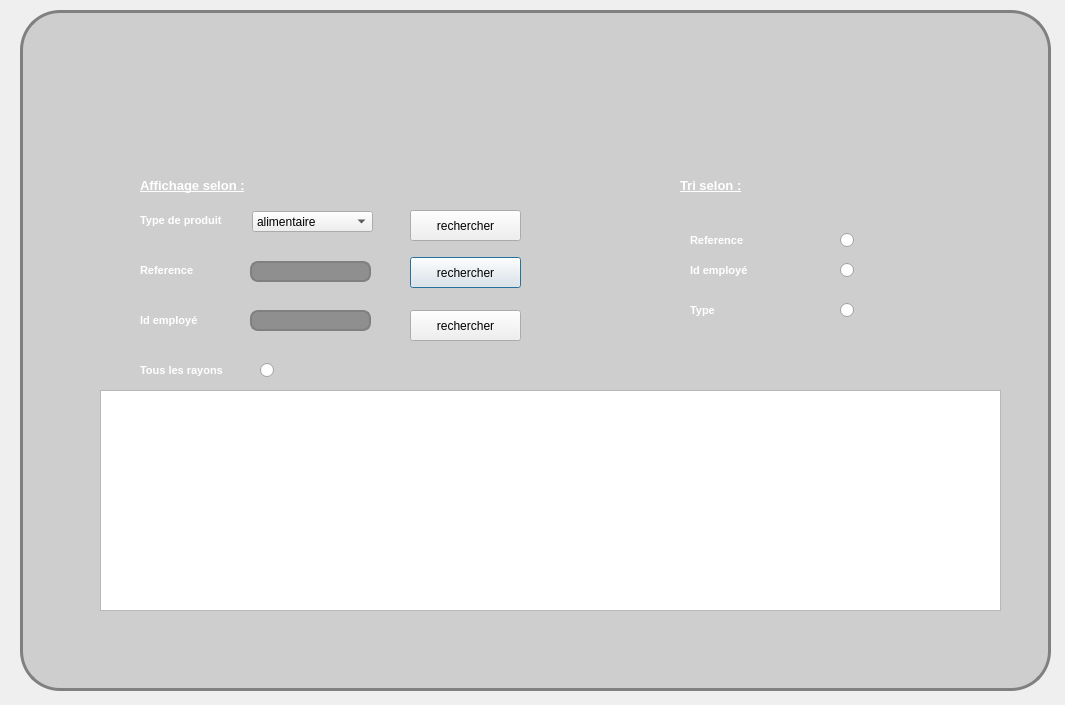
<?xml version="1.0" encoding="UTF-8"?>
<ui version="4.0">
 <class>AFFICHER</class>
 <widget class="QDialog" name="AFFICHER">
  <property name="geometry">
   <rect>
    <x>0</x>
    <y>0</y>
    <width>1065</width>
    <height>705</height>
   </rect>
  </property>
  <property name="windowTitle">
   <string>Dialog</string>
  </property>
  <property name="styleSheet">
   <string notr="true">#AFFICHER {
background: url(:/img/fdaffiche.jpg);
}


#groupBox {
border: 3px solid gray;
border-radius: 40px;
background: rgb(206, 206, 206);
}

QLineEdit {
padding: 1px;
border-style: solid;
border: 2px solid gray;
border-radius: 8px;
background-color: rgb(143, 143, 143);

}
QLabel{
color: rgb(255, 255, 255);
}
</string>
  </property>
  <widget class="QGroupBox" name="groupBox">
   <property name="geometry">
    <rect>
     <x>20</x>
     <y>10</y>
     <width>1031</width>
     <height>681</height>
    </rect>
   </property>
   <property name="font">
    <font>
     <pointsize>16</pointsize>
     <weight>75</weight>
     <bold>true</bold>
     <underline>true</underline>
    </font>
   </property>
   <property name="styleSheet">
    <string notr="true">#groupBox{
background: url(:/boutonok/a.jpg);
}</string>
   </property>
   <property name="title">
    <string/>
   </property>
   <widget class="QLabel" name="label">
    <property name="geometry">
     <rect>
      <x>120</x>
      <y>190</y>
      <width>121</width>
      <height>41</height>
     </rect>
    </property>
    <property name="font">
     <font>
      <pointsize>8</pointsize>
      <weight>75</weight>
      <bold>true</bold>
      <underline>false</underline>
     </font>
    </property>
    <property name="styleSheet">
     <string notr="true">#label{
color: rgb(255, 255, 255);
}</string>
    </property>
    <property name="text">
     <string>Type de produit</string>
    </property>
   </widget>
   <widget class="QLabel" name="label_2">
    <property name="geometry">
     <rect>
      <x>120</x>
      <y>160</y>
      <width>161</width>
      <height>31</height>
     </rect>
    </property>
    <property name="font">
     <font>
      <pointsize>10</pointsize>
      <weight>75</weight>
      <bold>true</bold>
      <underline>true</underline>
     </font>
    </property>
    <property name="styleSheet">
     <string notr="true">#label_2{
color: rgb(255, 255, 255);
}</string>
    </property>
    <property name="text">
     <string>Affichage selon :</string>
    </property>
   </widget>
   <widget class="QLabel" name="label_4">
    <property name="geometry">
     <rect>
      <x>120</x>
      <y>290</y>
      <width>101</width>
      <height>41</height>
     </rect>
    </property>
    <property name="font">
     <font>
      <pointsize>8</pointsize>
      <weight>75</weight>
      <bold>true</bold>
      <underline>false</underline>
     </font>
    </property>
    <property name="styleSheet">
     <string notr="true">#label_4{
color: rgb(255, 255, 255);
}</string>
    </property>
    <property name="text">
     <string>Id employé</string>
    </property>
   </widget>
   <widget class="QLabel" name="label_5">
    <property name="geometry">
     <rect>
      <x>120</x>
      <y>340</y>
      <width>101</width>
      <height>41</height>
     </rect>
    </property>
    <property name="font">
     <font>
      <pointsize>8</pointsize>
      <weight>75</weight>
      <bold>true</bold>
      <underline>false</underline>
     </font>
    </property>
    <property name="styleSheet">
     <string notr="true">#label_5{
color: rgb(255, 255, 255);
}</string>
    </property>
    <property name="text">
     <string>Tous les rayons</string>
    </property>
   </widget>
   <widget class="QRadioButton" name="radioButton_4">
    <property name="geometry">
     <rect>
      <x>240</x>
      <y>350</y>
      <width>21</width>
      <height>20</height>
     </rect>
    </property>
    <property name="text">
     <string/>
    </property>
   </widget>
   <widget class="QComboBox" name="comboBox">
    <property name="geometry">
     <rect>
      <x>232</x>
      <y>201</y>
      <width>121</width>
      <height>21</height>
     </rect>
    </property>
    <item>
     <property name="text">
      <string>alimentaire</string>
     </property>
    </item>
    <item>
     <property name="text">
      <string>cosmetique</string>
     </property>
    </item>
    <item>
     <property name="text">
      <string>entretien</string>
     </property>
    </item>
    <item>
     <property name="text">
      <string>vestimentaire</string>
     </property>
    </item>
    <item>
     <property name="text">
      <string>electromenager</string>
     </property>
    </item>
    <item>
     <property name="text">
      <string>bureautique</string>
     </property>
    </item>
   </widget>
   <widget class="QTableView" name="tableView">
    <property name="geometry">
     <rect>
      <x>80</x>
      <y>380</y>
      <width>901</width>
      <height>221</height>
     </rect>
    </property>
   </widget>
   <widget class="QPushButton" name="pushButton_2">
    <property name="geometry">
     <rect>
      <x>390</x>
      <y>247</y>
      <width>111</width>
      <height>31</height>
     </rect>
    </property>
    <property name="text">
     <string>rechercher</string>
    </property>
   </widget>
   <widget class="QLabel" name="label_3">
    <property name="geometry">
     <rect>
      <x>120</x>
      <y>240</y>
      <width>121</width>
      <height>41</height>
     </rect>
    </property>
    <property name="font">
     <font>
      <pointsize>8</pointsize>
      <weight>75</weight>
      <bold>true</bold>
      <underline>false</underline>
     </font>
    </property>
    <property name="styleSheet">
     <string notr="true">#label_3{
color: rgb(255, 255, 255);
}</string>
    </property>
    <property name="text">
     <string>Reference</string>
    </property>
   </widget>
   <widget class="QLineEdit" name="lineEdit">
    <property name="geometry">
     <rect>
      <x>230</x>
      <y>251</y>
      <width>121</width>
      <height>21</height>
     </rect>
    </property>
   </widget>
   <widget class="QLineEdit" name="lineEdit_2">
    <property name="geometry">
     <rect>
      <x>230</x>
      <y>300</y>
      <width>121</width>
      <height>21</height>
     </rect>
    </property>
   </widget>
   <widget class="QLabel" name="label_6">
    <property name="geometry">
     <rect>
      <x>660</x>
      <y>160</y>
      <width>161</width>
      <height>31</height>
     </rect>
    </property>
    <property name="font">
     <font>
      <pointsize>10</pointsize>
      <weight>75</weight>
      <bold>true</bold>
      <underline>true</underline>
     </font>
    </property>
    <property name="styleSheet">
     <string notr="true">#label_6{
colour: rgb(255, 255, 255);
}</string>
    </property>
    <property name="text">
     <string>Tri selon :</string>
    </property>
   </widget>
   <widget class="QLabel" name="label_7">
    <property name="geometry">
     <rect>
      <x>670</x>
      <y>240</y>
      <width>101</width>
      <height>41</height>
     </rect>
    </property>
    <property name="font">
     <font>
      <pointsize>8</pointsize>
      <weight>75</weight>
      <bold>true</bold>
      <underline>false</underline>
     </font>
    </property>
    <property name="styleSheet">
     <string notr="true">#label_7{
color: rgb(255, 255, 255);
}</string>
    </property>
    <property name="text">
     <string>Id employé</string>
    </property>
   </widget>
   <widget class="QLabel" name="label_8">
    <property name="geometry">
     <rect>
      <x>670</x>
      <y>210</y>
      <width>121</width>
      <height>41</height>
     </rect>
    </property>
    <property name="font">
     <font>
      <pointsize>8</pointsize>
      <weight>75</weight>
      <bold>true</bold>
      <underline>false</underline>
     </font>
    </property>
    <property name="styleSheet">
     <string notr="true">#label_8{
color: rgb(255, 255, 255);
}</string>
    </property>
    <property name="text">
     <string>Reference</string>
    </property>
   </widget>
   <widget class="QLabel" name="label_9">
    <property name="geometry">
     <rect>
      <x>670</x>
      <y>280</y>
      <width>101</width>
      <height>41</height>
     </rect>
    </property>
    <property name="font">
     <font>
      <pointsize>8</pointsize>
      <weight>75</weight>
      <bold>true</bold>
      <underline>false</underline>
     </font>
    </property>
    <property name="styleSheet">
     <string notr="true">#label_9{
color: rgb(255, 255, 255);
}</string>
    </property>
    <property name="text">
     <string>Type</string>
    </property>
   </widget>
   <widget class="QRadioButton" name="radioButton_5">
    <property name="geometry">
     <rect>
      <x>820</x>
      <y>220</y>
      <width>21</width>
      <height>20</height>
     </rect>
    </property>
    <property name="text">
     <string/>
    </property>
   </widget>
   <widget class="QRadioButton" name="radioButton_6">
    <property name="geometry">
     <rect>
      <x>820</x>
      <y>250</y>
      <width>21</width>
      <height>20</height>
     </rect>
    </property>
    <property name="text">
     <string/>
    </property>
   </widget>
   <widget class="QRadioButton" name="radioButton_7">
    <property name="geometry">
     <rect>
      <x>820</x>
      <y>290</y>
      <width>21</width>
      <height>20</height>
     </rect>
    </property>
    <property name="text">
     <string/>
    </property>
   </widget>
   <widget class="QPushButton" name="pushButton_3">
    <property name="geometry">
     <rect>
      <x>390</x>
      <y>300</y>
      <width>111</width>
      <height>31</height>
     </rect>
    </property>
    <property name="text">
     <string>rechercher</string>
    </property>
   </widget>
   <widget class="QPushButton" name="pushButton_4">
    <property name="geometry">
     <rect>
      <x>390</x>
      <y>200</y>
      <width>111</width>
      <height>31</height>
     </rect>
    </property>
    <property name="text">
     <string>rechercher</string>
    </property>
   </widget>
   <widget class="QPushButton" name="pushButton">
    <property name="geometry">
     <rect>
      <x>0</x>
      <y>-10</y>
      <width>1041</width>
      <height>171</height>
     </rect>
    </property>
    <property name="styleSheet">
     <string notr="true">#pushButton{
background-color: transparent;
border-image: url(:/boutonok/Sans titre-1.png);
background: none;
border: none;
background-repeat: none;
}

#ok:pressed{
background-color: transparent;
background: none;
border: none;
background-repeat: none;
}</string>
    </property>
    <property name="text">
     <string/>
    </property>
   </widget>
   <widget class="QPushButton" name="pushButton_5">
    <property name="geometry">
     <rect>
      <x>910</x>
      <y>610</y>
      <width>101</width>
      <height>61</height>
     </rect>
    </property>
    <property name="styleSheet">
     <string notr="true">#pushButton_5{
background-color: transparent;
border-image: url(:/boutonok/FS.png);
background: none;
border: none;
background-repeat: none;
}

#ok:pressed{
background-color: transparent;
background: none;
border: none;
background-repeat: none;
}</string>
    </property>
    <property name="text">
     <string/>
    </property>
   </widget>
  </widget>
 </widget>
 <resources/>
 <connections>
  <connection>
   <sender>pushButton_5</sender>
   <signal>clicked()</signal>
   <receiver>AFFICHER</receiver>
   <slot>reject()</slot>
   <hints>
    <hint type="sourcelabel">
     <x>978</x>
     <y>640</y>
    </hint>
    <hint type="destinationlabel">
     <x>1093</x>
     <y>474</y>
    </hint>
   </hints>
  </connection>
 </connections>
</ui>
